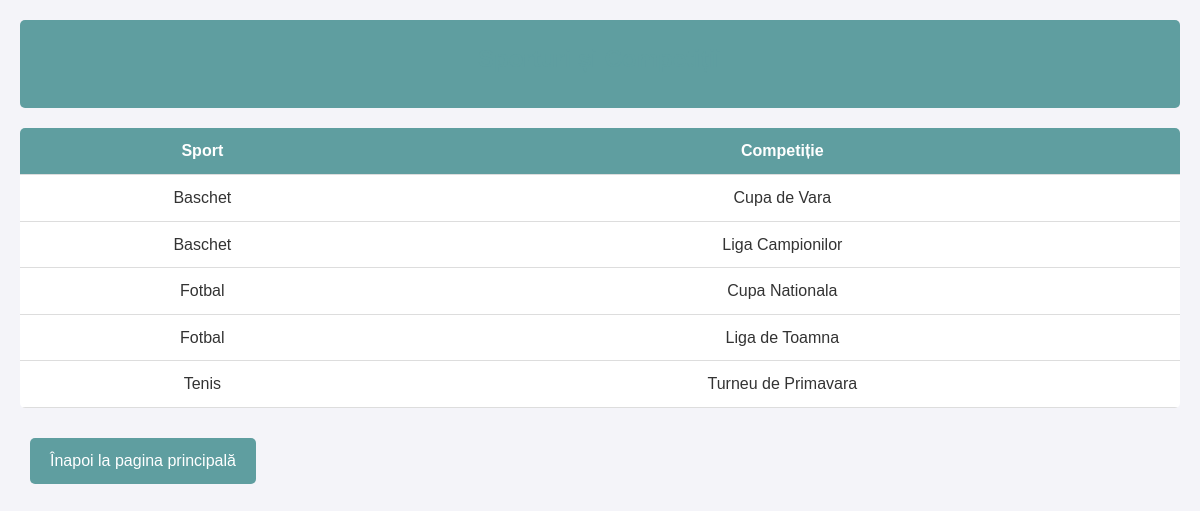
Page /sports_competitions.php on the committed database.
### tables this page shows
CREATE TABLE `sporturi` (
  `ID_Sport` int(11) NOT NULL,
  `Nume` varchar(100) NOT NULL,
  `Tip_Minge` varchar(50) DEFAULT NULL,
  `Tip_Sport` varchar(50) DEFAULT NULL
);

CREATE TABLE `competitii` (
  `ID_Competitie` int(11) NOT NULL,
  `Nume` varchar(100) NOT NULL,
  `Data_incepere` date NOT NULL,
  `Data_incheriere` date NOT NULL
);

### sports_competitions.php (the view, shortened to what this page needs)
<?php
include 'db.php';
$query = "SELECT S.Nume AS Sport, C.Nume AS Competitie
          FROM competitii_sporturi CS
          JOIN Sporturi S ON CS.ID_sport = S.ID_sport
          JOIN Competitii C ON CS.ID_competitie = C.ID_competitie
          ORDER BY S.Nume, C.Nume";
$result = $conn->query($query);
?>
<!DOCTYPE html>
<html lang="ro">
<head>
    <link rel="stylesheet" href="stil.css">
</head>
<body>
<div class="header">
    <h2>Sporturi și Competiții</h2>
</div>
<div class="content">
    <table>
        <thead>
            <tr>
                <th>Sport</th>
                <th>Competiție</th>
            </tr>
        </thead>
        <tbody>
            <?php while ($row = $result->fetch_assoc()): ?>
                <tr>
                    <td><?php echo $row['Sport']; ?></td>
                    <td><?php echo $row['Competitie']; ?></td>
                </tr>
            <?php endwhile; ?>
        </tbody>
    </table>
    <p><a href="index.php" class="btn">Înapoi la pagina principală</a></p>
</div>
</body>
</html>

### stil.css (style rules this page uses)
* { margin: 0; padding: 0; box-sizing: border-box; }
body { font-family: Arial, sans-serif; font-size: 16px; line-height: 1.6; background-color: #f4f4f9; color: #333; padding: 20px; }
.header { background-color: #5F9EA0; color: white; text-align: center; padding: 20px; border-radius: 5px; }
.content { margin-top: 20px; }
table { width: 100%; border-collapse: collapse; margin: 20px 0; background: white; border-radius: 5px; overflow: hidden; }
table th, table td { text-align: left; padding: 10px; border-bottom: 1px solid #ddd; }
table th { background-color: #5F9EA0; color: white; text-align: center; }
table td { text-align: center; }
.btn { display: inline-block; background: #5F9EA0; color: white; padding: 10px 20px; text-decoration: none; border-radius: 5px; margin: 10px; font-size: 16px; transition: background 0.3s ease; }
a { text-decoration: none; }
h2, h3 { color: #5F9EA0; text-align: center; margin-bottom: 10px; }

### rows in the picture
sporturi: Nume "Baschet", competitii.Nume "Cupa de Vara", competitii.Nume "Liga Campionilor"
sporturi: Nume "Fotbal", competitii.Nume "Cupa Nationala", competitii.Nume "Liga de Toamna"
sporturi: Nume "Tenis", competitii.Nume "Turneu de Primavara"
